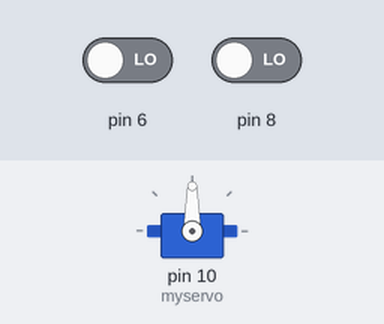
A sketch run on a simulated Arduino Uno, built with avr-gcc and run on an emulated ATmega328P. On the bench: servo. The test bench sets the inputs (shaded band); at power-on: pin 6 LOW, pin 8 LOW.

Above: at 1.2 s.
1.3 s: pin 6 driven HIGH
At 2.3 s:
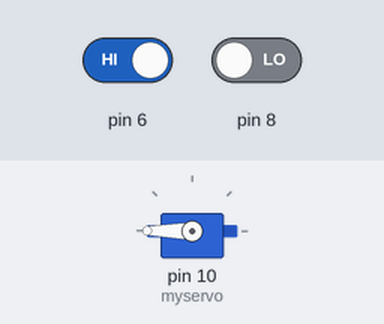
3.2 s: pin 8 driven HIGH
At 3.5 s:
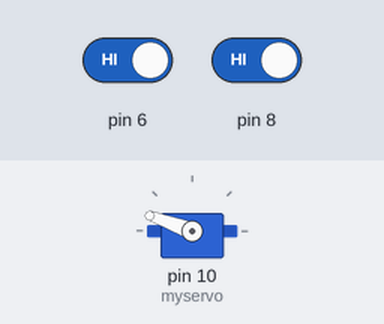
4.7 s: pin 6 driven LOW
At 6.5 s:
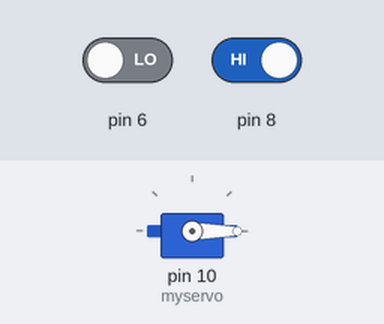
Timing chart, 0 to 8.0 s (numbered marks = the images above; inputs shaded):
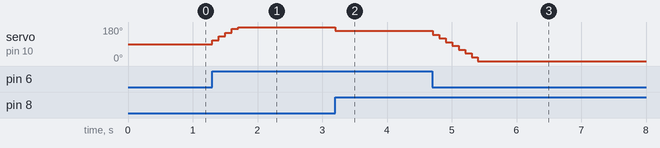

The sketch:

servoExam3.ino
```cpp
#include <Servo.h>
int angle = 90;
Servo myservo;
void setup() {
  myservo.attach(10);
  Serial.begin(9600);
}

void loop() {
  if(digitalRead(6) == HIGH) {  // + 버튼
    angle = angle + 20;
    if(angle>180) {
      angle =180;
    }
    myservo.write(angle);
  }
  if(digitalRead(8) == HIGH) {  // + 버튼
    angle = angle - 20;
    if(angle<0) {
      angle =0;
    }
    myservo.write(angle);
  }
  delay(100);
}
```

Measured:
- after the input at 1.3 s, servo on pin 10 (myservo): moves from 90° to 180° over 0.40 s, starting at once
- after the input at 3.2 s, servo on pin 10 (myservo): 180° → 160° at once
- after the input at 4.7 s, servo on pin 10 (myservo): moves from 160° to 0° over 0.70 s, starting at once
